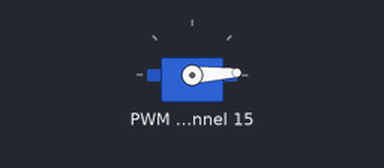
This program was run on a simulated Raspberry Pi (BCM pin numbers). Parts: servo. Servo angles are drawn from the pulse width (0.5 ms = 0°, 2.5 ms = 180°); what the program prints to the terminal is not drawn.

Above: at 0.05 s.
Timing chart, 0 to 4.6 s (numbered marks = the images above):
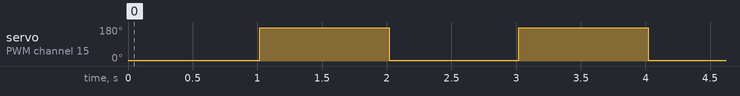

Measured:
- by itself, servo on PWM channel 15: alternates 175° for 1.0 s and 3° for 1.0 s

The program:

t2.py
```python
import Adafruit_PCA9685, time
pwm = Adafruit_PCA9685.PCA9685()
servo_min = 130
servo_max = 600
pwm.set_pwm_freq(60)
def pwmWrite(channel, pulse): # channel:0~15 pulse:0~180
    var = int(pulse / 180 * (servo_max - servo_min) + servo_min)
    pwm.set_pwm(channel, 0, var)
    print(var)
while True:
    pwmWrite(15, 0)
    time.sleep(1)
    pwmWrite(15, 180)
    time.sleep(1)
```
